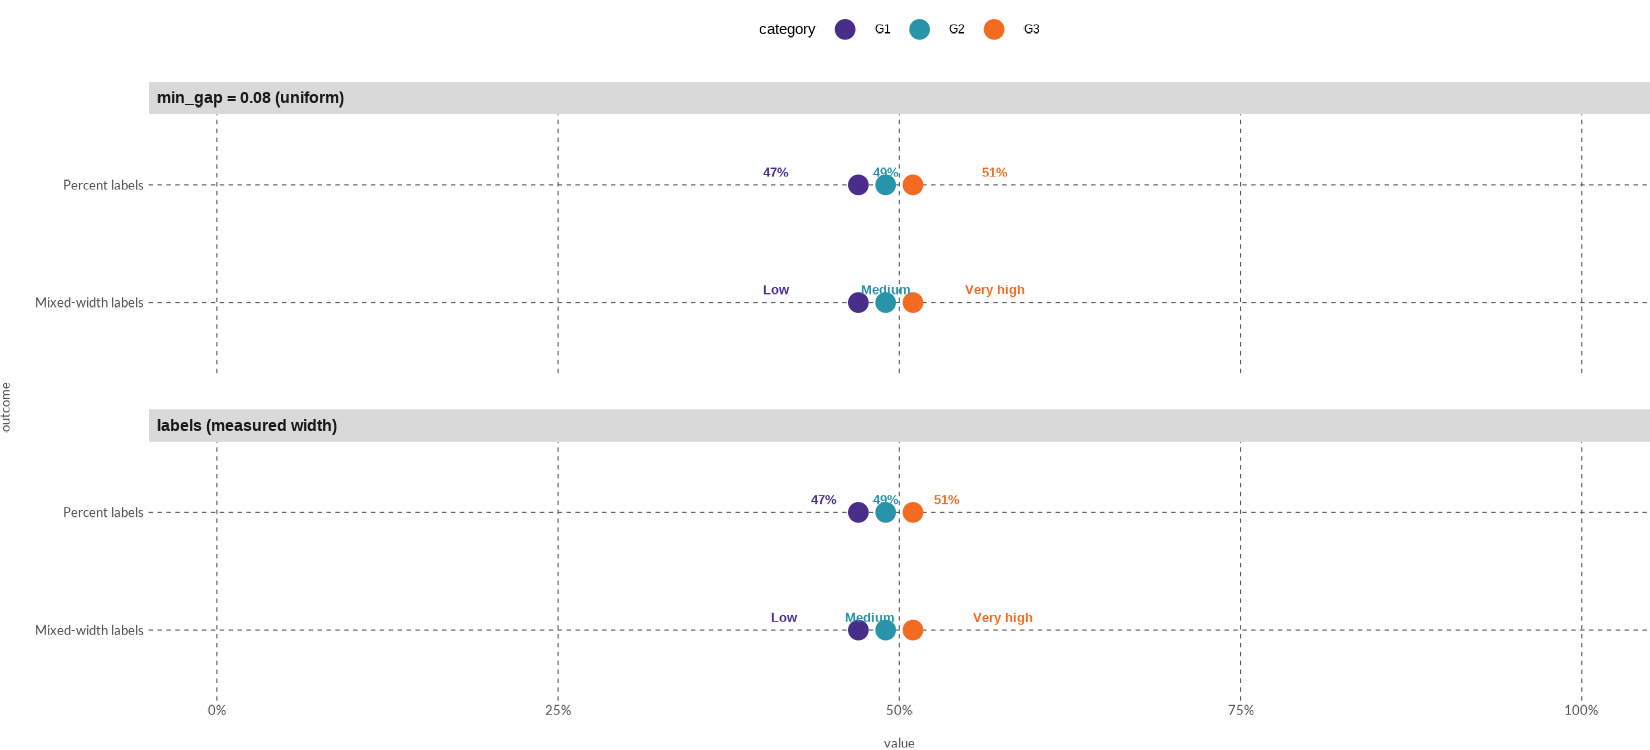

Write R code to recreate this figure.
# Visual test: spread_labels_x() sizing modes.
#
# Contrasts the two ways of sizing the required separation:
#   * min_gap  -> a fixed, uniform centre-to-centre distance (no text measured).
#   * labels   -> the rendered width of each string, so wide labels get more room.
#
# The second row uses labels of very different widths ("Low" vs "Very high") to
# show that the measured-width mode keeps them apart while the uniform mode can
# still let a wide label collide with its neighbour.
#
# Usage: Rscript dev/test_spread_labels_modes.R

suppressPackageStartupMessages({
  library(WJPr)
  library(ggplot2)
  library(dplyr)
  library(tibble)
})

source("R/spread_labels.R")
try(wjp_fonts(), silent = TRUE)

rows <- tribble(
  ~outcome,               ~category, ~value, ~label,
  "Percent labels",       "G1",      0.47,   "47%",
  "Percent labels",       "G2",      0.49,   "49%",
  "Percent labels",       "G3",      0.51,   "51%",
  "Mixed-width labels",   "G1",      0.47,   "Low",
  "Mixed-width labels",   "G2",      0.49,   "Medium",
  "Mixed-width labels",   "G3",      0.51,   "Very high"
) %>%
  mutate(
    outcome = factor(outcome, levels = c("Mixed-width labels", "Percent labels"))
  )

by_gap <- rows %>%
  group_by(outcome) %>%
  mutate(
    panel   = "min_gap = 0.08 (uniform)",
    label_x = spread_labels_x(value, min_gap = 0.08, limits = c(0, 1))
  ) %>%
  ungroup()

by_width <- rows %>%
  group_by(outcome) %>%
  mutate(
    panel   = "labels (measured width)",
    label_x = spread_labels_x(value, labels = label, limits = c(0, 1))
  ) %>%
  ungroup()

plot_data <- bind_rows(by_gap, by_width) %>%
  mutate(
    panel = factor(
      panel,
      levels = c("min_gap = 0.08 (uniform)", "labels (measured width)")
    )
  )

cvec <- setNames(wjp_palette(3), c("G1", "G2", "G3"))

plt <- ggplot(plot_data, aes(x = value, y = outcome, color = category)) +
  geom_point(size = 4) +
  geom_text(
    aes(x = label_x, label = label),
    vjust       = -0.9,
    size        = 3.514598,
    fontface    = "bold",
    show.legend = FALSE
  ) +
  facet_wrap(~panel, ncol = 1) +
  scale_x_continuous(limits = c(0, 1), labels = scales::percent) +
  scale_color_manual(values = cvec) +
  WJP_theme() +
  theme(
    legend.position = "top",
    strip.text      = element_text(face = "bold", size = 12, hjust = 0),
    panel.spacing   = unit(1.2, "lines")
  )

ggsave(
  "dev/test_spread_labels_modes.png",
  plt,
  width  = 11,
  height = 5,
  dpi    = 150,
  bg     = "white"
)

message("Saved: dev/test_spread_labels_modes.png")

bind_rows(by_gap, by_width) %>%
  arrange(panel, outcome, category) %>%
  transmute(panel, outcome, category, label, value, label_x = round(label_x, 3)) %>%
  print(n = Inf)
